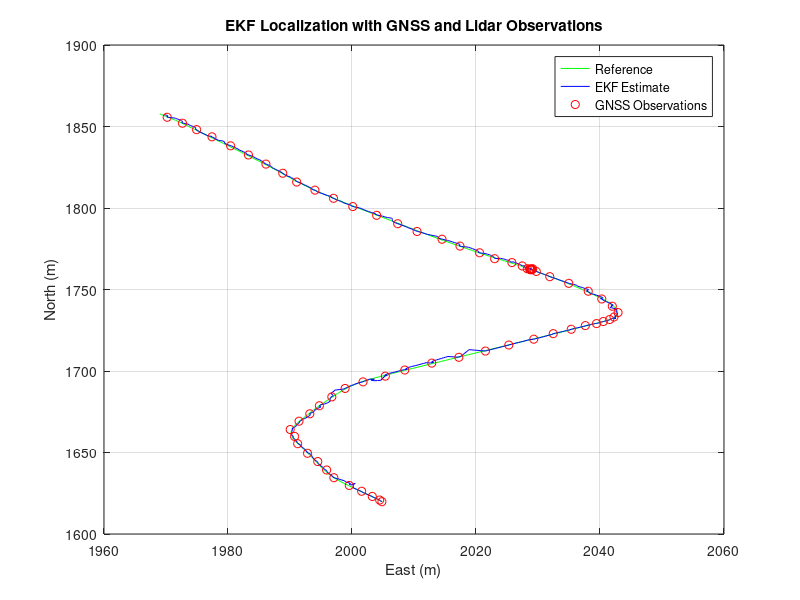

MATLAB code to generate this figure:
clear;
close all;

pkg load statistics;

% Load data
load("data.mat");

% Initialize EKF variables
% Initial state: x, y, theta, v, omega
x = [gnss(1).x; gnss(1).y; gnss(1).heading; v(1); omega(1)];
P = diag([0.1, 0.1, 0.1, 0.5, 0.5]); % Initial covariance

% Noise matrices
Q = diag([0.1, 0.1, 0.7, 0.1, 0.5]); % Process noise
R_gnss = diag([0.1, 0.1, 0.01]); % GNSS observation noise
R_lidar = diag([0.7, 0.7]); % Lidar observation noise

% Time step
dt = mean(diff(t));

% Storage for EKF estimates
ekf_estimates = zeros(length(t), 5); % Storing all state variables
ekf_estimates(1, :) = x';
lidar_observations = [];

% EKF loop
for k = 2:length(t)
    % Prediction Step
    % State prediction
    x = [x(1) + x(4) * dt * cos(x(3));
         x(2) + x(4) * dt * sin(x(3));
         x(3) + x(5) * dt;
         v(k);
         omega(k);];

    % Jacobian of the state transition function
    F = [1, 0, -x(4) * dt * sin(x(3)), dt * cos(x(3)), 0;
         0, 1, x(4) * dt * cos(x(3)), dt * sin(x(3)), 0;
         0, 0, 1, 0, dt;
         0, 0, 0, 1, 0;
         0, 0, 0, 0, 1];

    % Covariance prediction
    P = F * P * F' + Q;

    % Correction Step with GNSS
    if ~isnan(gnss(k).x)
        z_gnss = [gnss(k).x; gnss(k).y; gnss(k).heading];
        C_gnss = zeros(3, 5);
        C_gnss(1:3, 1:3) = eye(3); % Observation Jacobian matrix for GNSS
        z_pred_gnss = C_gnss * x; % Predicted GNSS measurement
        K_gnss = P * C_gnss' / (C_gnss * P * C_gnss' + R_gnss); % Kalman gain for GNSS
        x = x + K_gnss * (z_gnss - z_pred_gnss); % State update with GNSS
        P = (eye(size(P)) - K_gnss * C_gnss) * P; % Covariance update for GNSS
    end

    % Correction Step with Lidar
    if ~isempty(obs(k).x_map)
        n_landmarks = length(obs(k).x_map);
        z_lidar = [];
        z_pred_lidar = [];
        C_lidar = zeros(2 * n_landmarks, 5);

        for i = 1:n_landmarks
            r = sqrt(obs(k).x(i)^2 + obs(k).y(i)^2);
            bearing = atan2(obs(k).y(i), obs(k).x(i));

            % Lidar measurements in polar coordinates
            z_lidar = [z_lidar; r; bearing];

            % Predicted Lidar measurement
            delta_x = obs(k).x_map(i) - x(1);
            delta_y = obs(k).y_map(i) - x(2);
            r_pred = sqrt(delta_x^2 + delta_y^2);
            bearing_pred = atan2(delta_y, delta_x) - x(3);
            z_pred_lidar = [z_pred_lidar; r_pred; bearing_pred];

            % Jacobian matrix for Lidar
            row_idx = 2 * (i - 1) + 1;
            C_lidar(row_idx, 1) = -(delta_x / r_pred);
            C_lidar(row_idx, 2) = -(delta_y / r_pred);
            C_lidar(row_idx, 3) = 0;

            C_lidar(row_idx + 1, 1) = delta_y / (r_pred^2);
            C_lidar(row_idx + 1, 2) = -delta_x / (r_pred^2);
            C_lidar(row_idx + 1, 3) = -1;
        end

        % Kalman gain for Lidar
        R_lidar_full = kron(eye(n_landmarks), R_lidar);
        K_lidar = P * C_lidar' / (C_lidar * P * C_lidar' + R_lidar_full);

        % State update with Lidar
        x = x + K_lidar * (z_lidar - z_pred_lidar);

        % Covariance update for Lidar
        P = (eye(size(P)) - K_lidar * C_lidar) * P;

        % Convert range and bearing to Cartesian for visualization
        for i = 1:n_landmarks
            range = z_lidar(2 * (i - 1) + 1);
            bearing = z_lidar(2 * (i - 1) + 2);
            obs_x = x(1) + range * cos(bearing + x(3));
            obs_y = x(2) + range * sin(bearing + x(3));
        end
    end

    % Save EKF estimate for visualization
    ekf_estimates(k, :) = x';
end

% Plot results
figure;
h = plot([ref.x], [ref.y], 'g-', 'DisplayName', 'Reference');
hold on;
plot(ekf_estimates(:, 1), ekf_estimates(:, 2), 'b-', 'DisplayName', 'EKF Estimate');
plot([gnss.x], [gnss.y], 'ro', 'DisplayName', 'GNSS Observations');
legend;
title('EKF Localization with GNSS and Lidar Observations');
xlabel('East (m)');
ylabel('North (m)');
grid on;

waitfor(h)


Px1 = P(1,1);
Px2 = P(2,2);
Px3 = P(3,3);

%Metrics
ex=ekf_estimates(:, 1)'-[ref.x];
ex = ex';
ex_m=mean(ex);
ex_abs_max=max(abs(ex));
ex_MSE=mean((ex-ex_m).^2);
%Find the percentile for the chi-square distribution for any DoF
DoF=1; %degree of freedom 
Pr=0.99; %Chosen percentile
Th=chi2inv(Pr,DoF); %Threshold
Consistency_x=mean(ex./Px1'.*ex< Th);
disp(['Mean Error in x= ', num2str(ex_m)]);
disp(['Max Error in x= ', num2str(ex_abs_max)]);
disp(['Mean Square Error in x= ', num2str(mean(ex_MSE))]);
disp(['Consistency in x= ', num2str(Consistency_x)]);
disp('');

ex=ekf_estimates(:, 2)'-[ref.y];
ex = ex';
ex_m=mean(ex);
ex_abs_max=max(abs(ex));
ex_MSE=mean((ex-ex_m).^2);
%Find the percentile for the chi-square distribution for any DoF
DoF=1; %degree of freedom 
Pr=0.99; %Chosen percentile
Th=chi2inv(Pr,DoF); %Threshold
Consistency_y=mean((ex./Px2'.*ex)< Th);
disp(['Mean Error in y= ', num2str(ex_m)]);
disp(['Max Error in y= ', num2str(ex_abs_max)]);
disp(['Mean Square Error in y= ', num2str(mean(ex_MSE))]);
disp(['Consistency in y= ', num2str(Consistency_y)]);
disp('');

ex=ekf_estimates(:, 3)'-[ref.heading];
ex = ex';
ex_m=mean(ex);
ex_abs_max=max(abs(ex));
ex_MSE=mean((ex-ex_m).^2);
%Find the percentile for the chi-square distribution for any DoF
DoF=1; %degree of freedom 
Pr=0.99; %Chosen percentile
Th=chi2inv(Pr,DoF); %Threshold
Consistency_h=mean((ex./Px3'.*ex)< Th);
disp(['Mean Error in h= ', num2str(ex_m)]);
disp(['Max Error in h= ', num2str(ex_abs_max)]);
disp(['Mean Square Error in h= ', num2str(mean(ex_MSE))]);
disp(['Consistency in h= ', num2str(Consistency_h)]);
disp('');
